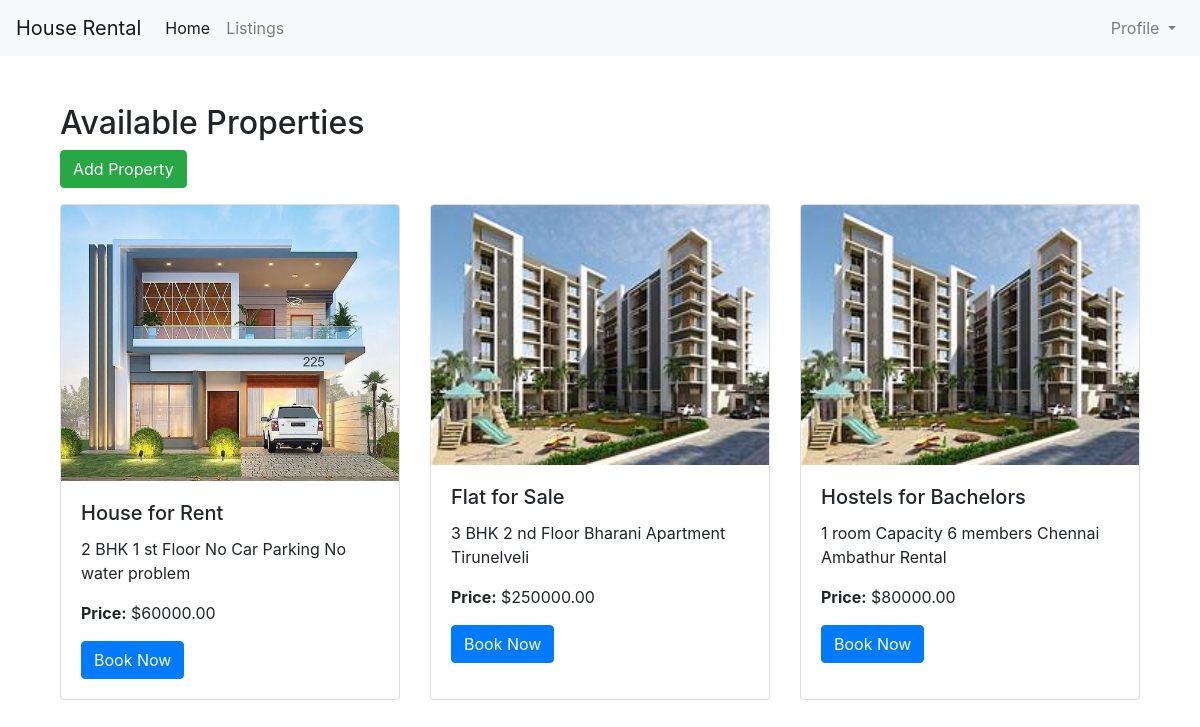
/listings/, run on the app's committed database.
### base/models.py (models this page shows)
class Property(models.Model):
    title = models.CharField(max_length=100)
    description = models.TextField()
    price = models.DecimalField(max_digits=10, decimal_places=2)
    image = models.ImageField(upload_to='property_images/')

### base/views.py (the view)
# urls.py: path('listings/', views.listings, name='listings'),
def listings(request):
    properties = Property.objects.all()
    new_property_id = request.GET.get('new_property_id')
    new_property = None
    if new_property_id:
        try:
            new_property = Property.objects.get(id=new_property_id)
        except Property.DoesNotExist:
            new_property = None
    return render(request, 'listings.html', {'properties': properties, 'new_property': new_property})

### base/templates/listings.html (shortened to what this page needs)
{% extends 'base.html' %}
{% block content %}
<div class="container mt-5">
    <h2>Available Properties</h2>
    <a href="{% url 'add_property' %}" class="btn btn-success mb-3">Add Property</a>
    <div class="row">
        {% for property in properties %}
        <div class="col-md-4 mb-4">
            <div class="card {% if new_property and property.id == new_property.id %}border-success{% endif %} h-100">
                <img src="{{ property.image.url }}" class="card-img-top" alt="Property Image">
                <div class="card-body">
                    <h5 class="card-title">{{ property.title }}</h5>
                    <p class="card-text">{{ property.description }}</p>
                    <p class="card-text"><strong>Price:</strong> ${{ property.price }}</p>
                    <a href="{% url 'booking' property.id %}" class="btn btn-primary">Book Now</a>
                </div>
            </div>
        </div>
        {% endfor %}
    </div>
</div>
{% endblock %}

### base/templates/base.html (shortened to what this page needs)
<!DOCTYPE html>
<html lang="en">
<head>
    <link href="https://stackpath.bootstrapcdn.com/bootstrap/4.5.2/css/bootstrap.min.css" rel="stylesheet">
</head>
<body>
<nav class="navbar navbar-expand-lg navbar-light bg-light">
  <a class="navbar-brand" href="{% url 'home' %}">House Rental</a>
  <div class="collapse navbar-collapse" id="navbarSupportedContent">
    <ul class="navbar-nav mr-auto">
      <li class="nav-item active">
        <a class="nav-link" href="{% url 'home' %}">Home <span class="sr-only">(current)</span></a>
      </li>
      <li class="nav-item">
        <a class="nav-link" href="{% url 'listings' %}">Listings</a>
      </li>
    </ul>
    <ul class="navbar-nav ml-auto">
        <li class="nav-item dropdown">
            <a class="nav-link dropdown-toggle" href="#" id="navbarDropdown" role="button" data-toggle="dropdown" aria-haspopup="true" aria-expanded="false">
                Profile
            </a>
        </li>
    </ul>
  </div>
</nav>
<div class="container mt-5">
    {% block content %}
    {% endblock %}
</div>
</body>
</html>

### data on the page
Property: image (picture), title "House for Rent", description "2 BHK 1 st Floor No Car Parking No water problem", price "60000.00"
Property: image (picture), title "Flat for Sale", description "3 BHK 2 nd Floor Bharani Apartment Tirunelveli", price "250000.00"
Property: image (picture), title "Hostels for Bachelors", description "1 room Capacity 6 members Chennai Ambathur Rental", price "80000.00"
